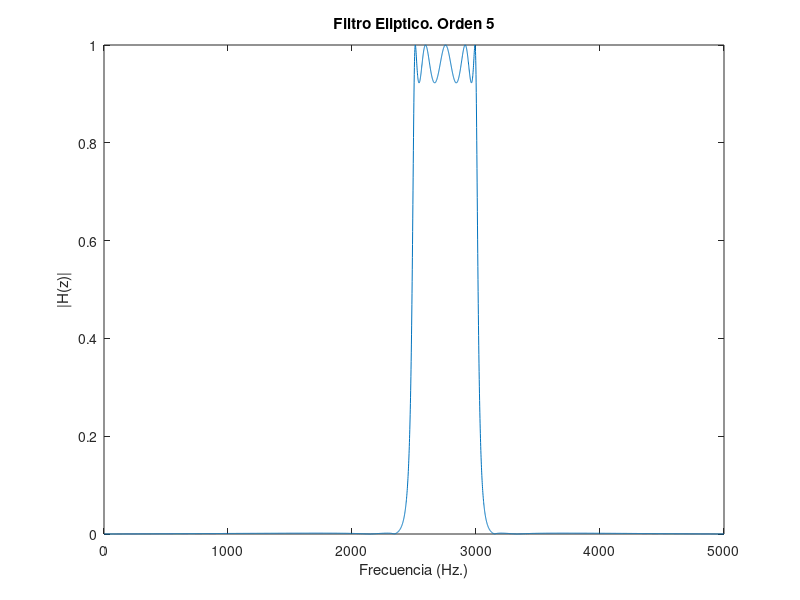

Write MATLAB code to recreate this figure.

%pasabanda con frec de corte de 2500 y 3000.
% atenuacion maxima en banda de paso 0.7 dB
% atenuacion minima en banda rechazo 55 dB
% Banda de transicion < 200 Hz
% frec senales = 10kHz


fm = 10000;
fmax = fm/2;
f1 = 2500;
f2 = 3000;
delta = 200;
at_max = 0.7;
at_min = 55;
pasos = fmax;

[n_butter, Wc_butter] = buttord([f1/fmax f2/fmax],[(f1-delta)/fmax (f2+delta)/fmax], at_max, at_min);
%n_butter
[b_butter, a_butter] = butter(5, Wc_butter);
%[b_butter, a_butter] = butter(ceil(n_butter/2), Wc_butter);

[n_cheb1, w_cheb1] = cheb1ord([f1/fmax f2/fmax], [(f1-delta)/fmax (f2+delta)/fmax], at_max, at_min);
%n_cheb1
[b_cheb1, a_cheb1] = cheby1(5, at_max, w_cheb1);
%[b_cheb1, a_cheb1] = cheby1(n_cheb1, at_max, w_cheb1);

[n_cheb2, w_cheb2] = cheb2ord([f1/fmax f2/fmax], [(f1-delta)/fmax (f2+delta)/fmax], at_max, at_min);
%n_cheb2
[b_cheb2, a_cheb2] = cheby2(5, at_min, w_cheb2);
%[b_cheb2, a_cheb2] = cheby2(n_cheb2, at_min, w_cheb2);

[n_ellip, Wc_ellip] = ellipord([f1/fmax f2/fmax],[(f1-delta)/fmax (f2+delta)/fmax], at_max, at_min);
%n_ellip
[b_ellip, a_ellip] = ellip(n_ellip, at_max, at_min, Wc_ellip);

%figure(1); plot(abs(freqz(b_butter,a_butter,pasos))); title("Filtro de Butterworth. Orden 5"); xlabel("Frecuencia (Hz.)"); ylabel("|H(z)|"); ylim([0, 1]);
%figure(2); plot(abs(freqz(b_cheb1,a_cheb1,pasos))); title("Filtro de Chevyshev Tipo 1. Orden 5"); xlabel("Frecuencia (Hz.)"); ylabel("|H(z)|"); ylim([0, 1]);
%figure(3); plot(abs(freqz(b_cheb2,a_cheb2,pasos))); title("Filtro de Chevyshev Tipo 2. Orden 5"); xlabel("Frecuencia (Hz.)"); ylabel("|H(z)|"); ylim([0, 1]);
figure(4); plot(abs(freqz(b_ellip,a_ellip,pasos))); title("Filtro Eliptico. Orden 5"); xlabel("Frecuencia (Hz.)"); ylabel("|H(z)|");

pause;
